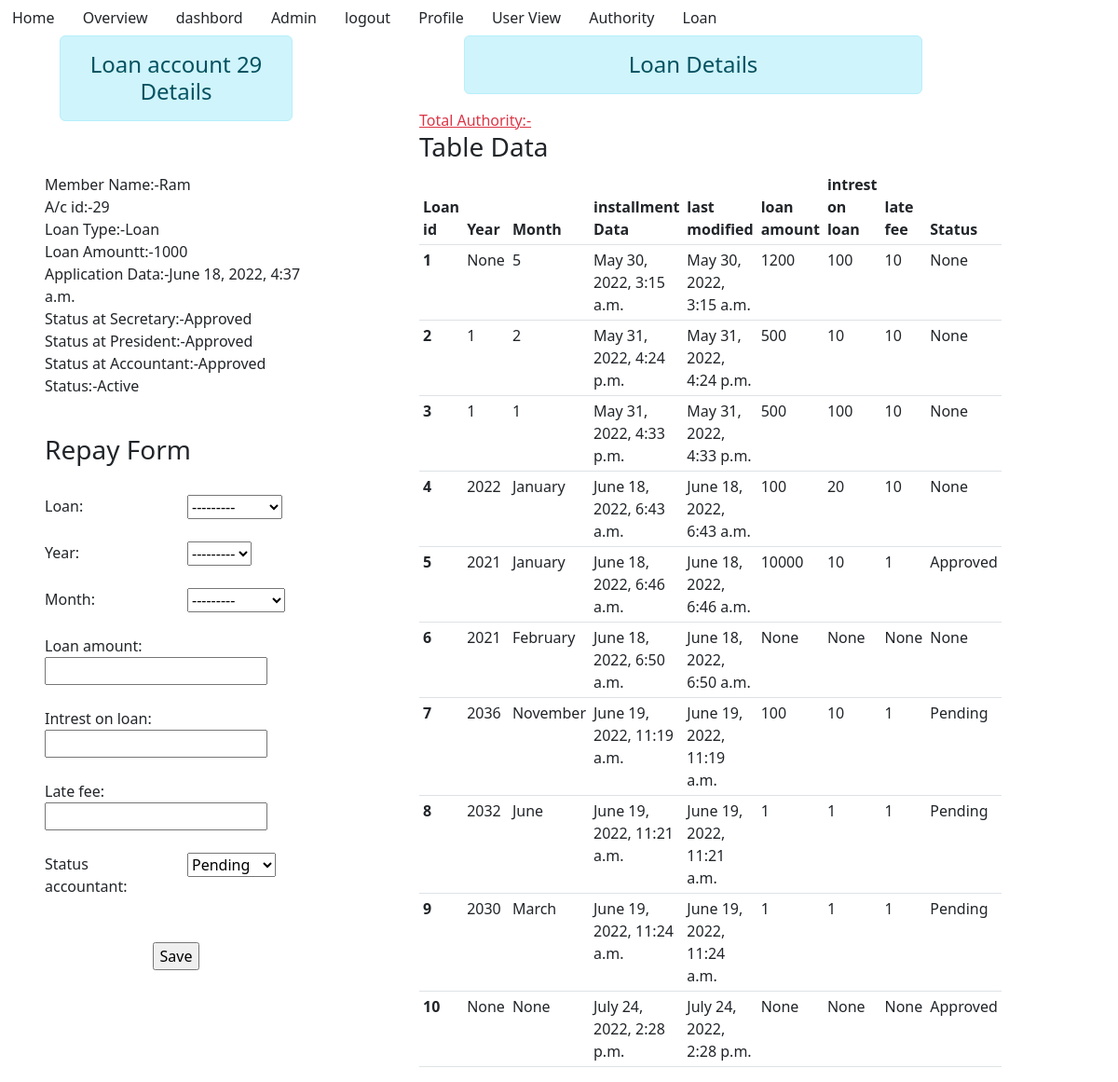
Page /loan_details/29 (signed in) on the committed database.
### account/models.py (models this page shows, shortened)
class Loan(models.Model):
    member = models.ForeignKey(User, on_delete=models.PROTECT)
    intrest_rate = models.ForeignKey(LoanIntrest, on_delete=models.PROTECT)
    loan_amount = models.PositiveIntegerField(null=True, blank=True)
    application_Date = models.DateTimeField(auto_now_add=True)
    last_modified = models.DateTimeField(auto_now=True)
    status_secretary = models.CharField(
        max_length=10, choices=Action, default="Pending", null=True, blank=True)
    status_president = models.CharField(
        max_length=10, choices=Action, default="Pending", null=True, blank=True)
    status_accountant = models.CharField(
        max_length=10, choices=Action, default="Pending", null=True, blank=True)
    approve = models.CharField(
        max_length=10, choices=Status, default="Applied", null=True, blank=True)
    def __str__(self):
        return self.member.username

class LoanIntrest(models.Model):
    intrest_rate = models.PositiveIntegerField(null=True, blank=True)
    Tag = models.CharField(max_length=10, null=True, blank=True)
    def __str__(self):
        return self.Tag

class Loan_installment(models.Model):
    loan = models.OneToOneField(Loan, on_delete=models.PROTECT)
    year = models.CharField(
        max_length=10, choices=Years, null=True, blank=True)
    month = models.CharField(
        max_length=10, choices=Months, null=True, blank=True)
    installment_date = models.DateTimeField(auto_now_add=True)
    last_modified = models.DateTimeField(auto_now=True)
    loan_amount = models.PositiveIntegerField(null=True, blank=True)
    intrest_on_loan = models.PositiveIntegerField(null=True, blank=True)
    late_fee = models.PositiveIntegerField(null=True, blank=True)
    status_accountant = models.CharField(
        max_length=10, choices=Action, default="Pending", null=True, blank=True)

### commitee/decorators.py (the view)
		def wrapper_func(request, *args, **kwargs):
			group = None
			if request.user.groups.exists():
				group = request.user.groups.all()[0].name
			if group in allowed_roles:
				return view_func(request, *args, **kwargs)
			else:
				messages.warning(request,'You are not authorized to view this page')
				return HttpResponseRedirect('/')

### account/form.py
class Loan_installments(ModelForm):
    class Meta:
        model = Loan_installment
        fields = '__all__'

### account/views.py (called while the page is built, shortened)
@allowed_users(allowed_roles=['Member'])
def loan_details(request, id):
    loan = Loan.objects.get(pk=id)
    loan_installment = Loan_installment.objects.all()
    accountant = request.user.groups.filter(name='Accountant')
    fm = None
    if loan.approve == "Applied":
        messages.warning(request, 'Your Loan is not approved')
        return redirect('dashbord')
    if loan.approve == "Active":
        fm = Loan_installments()
    context = {
        'loan': loan,
        'loan_installment': loan_installment,
        'form': fm,
        'Accountant': accountant,
    }
    return render(request, 'member/loan_details.html', context)

### template/member/loan_details.html (shortened to what this page needs)
{% extends 'member/base1.html' %} {% block content %}
<div class="row">
    <div class="col col-md-3 mx-5 ">
        <h4 class="text-center alert alert-info mx-3">Loan account {{loan.id}} Details</h4><br>
        <p class="text mx-4">
            <div>Member Name:-{{loan.member}}</div>
            <div> A/c id:-{{loan.id}}</div>
            <div>Loan Type:-{{loan.intrest_rate}}</div>
            <div>Loan Amountt:-{{loan.loan_amount}}</div>
            <div>Application Data:-{{loan.application_Date}}</div>
            <div>Status at Secretary:-{{loan.status_secretary}}</div>
            <div>Status at President:-{{loan.status_president}}</div>
            <div>Status at Accountant:-{{loan.status_accountant}}</div>
            <div>Status:-{{loan.approve}}</div>
        </p>
        <br>
        {% if form %}
        <form action="" method="post" class="">
            <h3> Repay Form </h3><br>
                {% for fm in form %}
                    <div class="row">
                        <div class="col"> {{fm.label_tag}} </div>
                        <div class="col"> {{fm}}</div>
                    </div>
                        <br>
                {% endfor %}
            <br>
            <center>
            <input type="Submit" value="Save" class="Save" >
            </center>
            <br>
        </form>
        {% endif %}
    </div>
    <div class="col col-md-6 mx-5 ">
        <h4 class="text-center alert alert-info mx-5">Loan Details</h4>
        {% if loan_installment %}
        <a class="text-danger">Total Authority:-</a>{{a}}
        <h3>Table Data</h3>
            <table class="table table-hover table-sm table-responsive table-border">
                <thead>
                    <tr>
                        <th scope="col">Loan id</th>
                        <th scope="col">Year</th>
                        <th scope="col">Month</th>
                        <th scope="col">installment Data</th>
                        <th scope="col">last modified</th>
                        <th scope="col">loan amount</th>
                        <th scope="col">intrest on loan</th>
                        <th scope="col">late fee </th>
                        {% if Accountant %}
                        <th scope="col">Action </th>
                        {% else %}
                        <th scope="col">Status </th>
                        {% endif %}
                    </tr>
                </thead>
                <tbody>
                {% for loan in loan_installment %}
                    <tr>
                        <th scope="row">{{loan.id}}</th>
                        <td>{{loan.year}}</td>
                        <td>{{loan.month}}</td>
                        <td>{{loan.installment_date}}</td>
                        <td>{{loan.last_modified}}</td>
                        <td>{{loan.loan_amount}}</td>
                        <td>{{loan.intrest_on_loan}}</td>
                        <td>{{loan.late_fee}}</td>
                        <td>{{loan.status_accountant}}
                        </td>
                    </tr>
                {% endfor %}
                </tbody>
            </table>
        {% else %}
            <h4 class="text-center alert alert-warning">No User Account</h4>
        {% endif %}
    </div>
</div>
{% endblock %}

### rows in the picture
Loan: id "29", member "Ram", intrest_rate "Loan", loan_amount "1000", application_Date "June 18, 2022, 4:37 a.m.", status_secretary "Approved", status_president "Approved", status_accountant "Approved", approve "Active"
Loan_installment: id "1", year "None", month "5", installment_date "May 30, 2022, 3:15 a.m.", last_modified "May 30, 2022, 3:15 a.m.", loan_amount "1200", intrest_on_loan "100", late_fee "10", status_accountant "None"
Loan_installment: id "2", year "1", month "2", installment_date "May 31, 2022, 4:24 p.m.", last_modified "May 31, 2022, 4:24 p.m.", loan_amount "500", intrest_on_loan "10", late_fee "10", status_accountant "None"
Loan_installment: id "3", year "1", month "1", installment_date "May 31, 2022, 4:33 p.m.", last_modified "May 31, 2022, 4:33 p.m.", loan_amount "500", intrest_on_loan "100", late_fee "10", status_accountant "None"
Loan_installment: id "4", year "2022", month "January", installment_date "June 18, 2022, 6:43 a.m.", last_modified "June 18, 2022, 6:43 a.m.", loan_amount "100", intrest_on_loan "20", late_fee "10", status_accountant "None"
Loan_installment: id "5", year "2021", month "January", installment_date "June 18, 2022, 6:46 a.m.", last_modified "June 18, 2022, 6:46 a.m.", loan_amount "10000", intrest_on_loan "10", late_fee "1", status_accountant "Approved"
Loan_installment: id "6", year "2021", month "February", installment_date "June 18, 2022, 6:50 a.m.", last_modified "June 18, 2022, 6:50 a.m.", loan_amount "None", intrest_on_loan "None", late_fee "None", status_accountant "None"
Loan_installment: id "7", year "2036", month "November", installment_date "June 19, 2022, 11:19 a.m.", last_modified "June 19, 2022, 11:19 a.m.", loan_amount "100", intrest_on_loan "10", late_fee "1", status_accountant "Pending"
Loan_installment: id "8", year "2032", month "June", installment_date "June 19, 2022, 11:21 a.m.", last_modified "June 19, 2022, 11:21 a.m.", loan_amount "1", intrest_on_loan "1", late_fee "1", status_accountant "Pending"
Loan_installment: id "9", year "2030", month "March", installment_date "June 19, 2022, 11:24 a.m.", last_modified "June 19, 2022, 11:24 a.m.", loan_amount "1", intrest_on_loan "1", late_fee "1", status_accountant "Pending"
Loan_installment: id "10", year "None", month "None", installment_date "July 24, 2022, 2:28 p.m.", last_modified "July 24, 2022, 2:28 p.m.", loan_amount "None", intrest_on_loan "None", late_fee "None", status_accountant "Approved"

### other values in the picture
{{ fm.label_tag }} "Loan:" "Year:" "Month:" "Loan amount:" "Intrest on loan:" "Late fee:" "Status accountant:"
